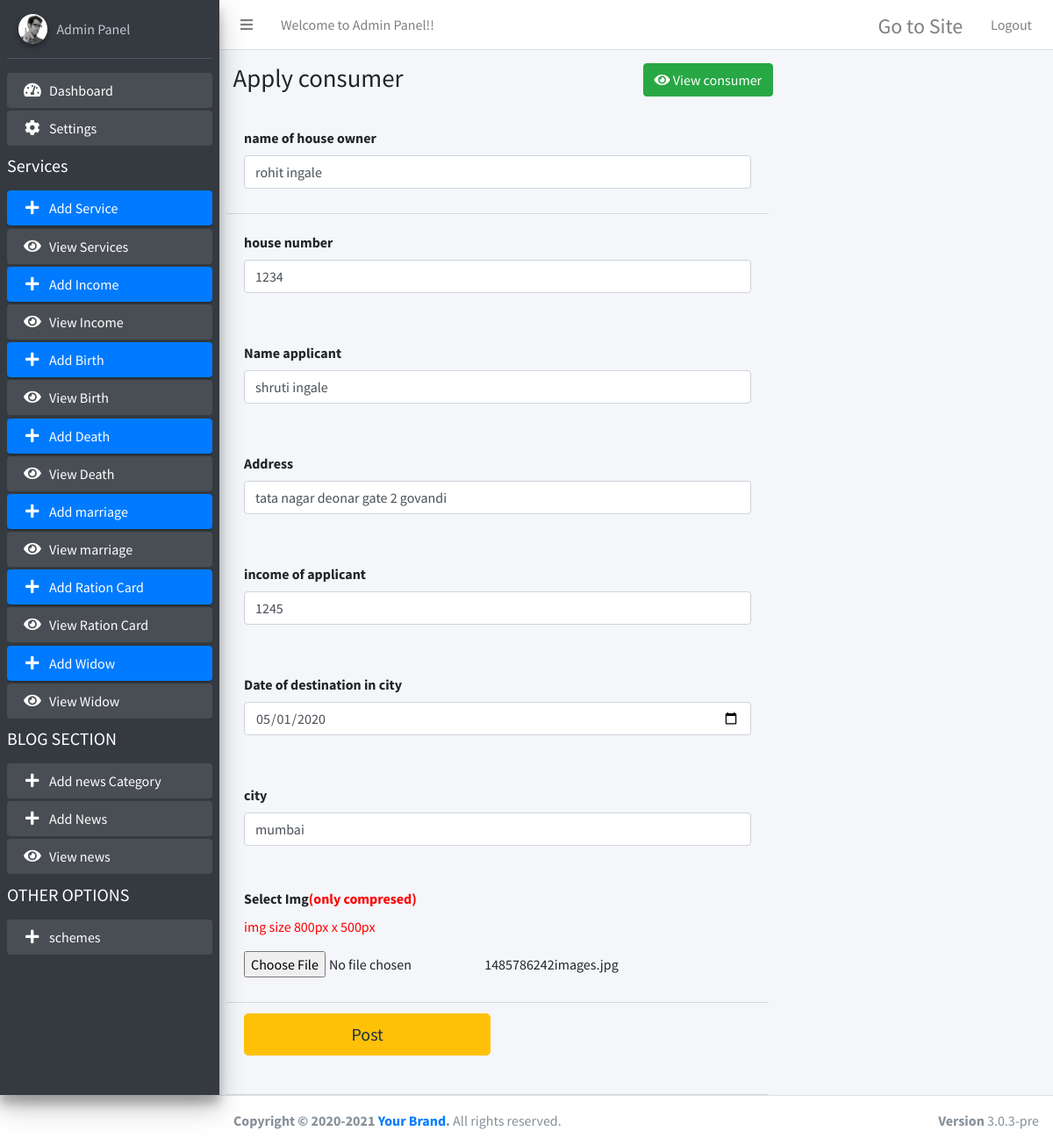
The page /admin/add-consumer.php?edit=4 (signed in) on the database its author committed.
### tables this page shows
CREATE TABLE `consumer` (
  `id` int(11) NOT NULL,
  `name` varchar(255) NOT NULL,
  `house_no` int(255) NOT NULL,
  `Napplicant` varchar(255) NOT NULL,
  `address` varchar(255) NOT NULL,
  `city` varchar(255) NOT NULL,
  `date` date NOT NULL,
  `income` int(15) NOT NULL,
  `img` varchar(255) NOT NULL
);

### admin/add-consumer.php (the view, shortened to what this page needs)
<?php
include 'conn.php';
?>
<!DOCTYPE html>
<html>
<head>
  <link rel="stylesheet" href="plugins/fontawesome-free/css/all.min.css">
  <link rel="stylesheet" href="https://code.ionicframework.com/ionicons/2.0.1/css/ionicons.min.css">
  <link rel="stylesheet" href="dist/css/adminlte.min.css">
  <link rel="stylesheet" href="plugins/summernote/summernote-bs4.css">
</head>
<body class="hold-transition sidebar-mini">
<div class="wrapper">
   <?php include"topbar.php"; ?>
  <?php include"sidebar.php"; ?>
<?php
$edit = $_GET['edit'];
 $resultt = mysqli_query($con,"SELECT * FROM consumer where id=".$edit."");
 $roww = mysqli_fetch_array($resultt);
?>
  <div class="content-wrapper">
    <section class="content-header">
      <div class="container-fluid">
        <div class="row mb-2">
          <div class="col-sm-6">
            <h1>Apply consumer</h1>
          </div>
           <div class="col-sm-6">
          <a href="view-consumer.php" class="btn btn-success"><i class="fa fa-eye" aria-hidden="true"></i>  View consumer</a>
          </div>
        </div>
      </div>
    </section>
    <section class="content">
      <div class="row">
        <div class="col-md-8">
		<form action="" method="post" enctype="multipart/form-data">
			<div class="card-header">
             <div class="form-group">
                  <label> name  of house owner</label>
                 <input name="name" value="<?php echo $roww["name"]; ?>" type="text" class="form-control" placeholder="Enter ...">
                </div>
            </div>
            <div class="card-body pad">
			<label>house number </label>
              <div class="mb-3">
                <input name="house_no" value="<?php echo $roww["house_no"]; ?>" type="number" class="form-control" placeholder="Enter ...">
              </div>
            </div>
			<div class="card-body pad">
			<label>Name applicant </label>
              <div class="mb-3">
              <input name="Napplicant" value="<?php echo $roww["Napplicant"]; ?>" type="text" class="form-control" placeholder="Enter ...">
                        </div>
            </div>
            <div class="card-body pad">
			<label>Address</label>
              <div class="mb-3">
              <input name="address" value="<?php echo $roww["address"]; ?>" type="text" class="form-control" placeholder="Enter ...">
                        </div>
            </div>
            <div class="card-body pad">
			<label>income of applicant</label>
              <div class="mb-3">
              <input name="income" value="<?php echo $roww["income"]; ?>" type="number" class="form-control" placeholder="Enter ...">
                        </div>
            </div>
            <div class="card-body pad">
			<label>Date of destination in city </label>
              <div class="mb-3">
              <input name="date" value="<?php echo $roww["date"]; ?>" type="date" class="form-control" placeholder="Enter ...">
                        </div>
            </div>
            <div class="card-body pad">
			<label>city</label>
              <div class="mb-3">
              <input name="city" value="<?php echo $roww["city"]; ?>" type="text" class="form-control" placeholder="Enter ...">
                        </div>
            </div>
			<div class="card-header">
			<div class="form-group">
                    <label for="exampleInputFile">Select Img<span style="color:red;">(only compresed)</span></label>
					<p style="color:red;">img size 800px x 500px</p>
                        <input name="lis_img" type="file" required>
                     <?php echo $roww["img"]; ?>
                  </div>
			</div>
			<div class="card-header">
             <div class="form-group">
					<div class="row">
                    <div class="col-sm-6">
                      <div class="form-group">
				<button type="submit" name="publise" class="btn btn-block btn-warning btn-lg">Post</button>
                      </div>
                    </div>
                  </div>
                </div>
            </div>
          </div>
        </div>
      </div>
  </div>
   <?php include"footer.php"; ?>
</body>
</html>

### rows shown on the page
consumer: name "rohit ingale", house_no "1234", Napplicant "shruti ingale", address "tata nagar deonar gate 2 govandi", income "1245", date "05/01/2020", city "mumbai", img "1485786242images.jpg"
